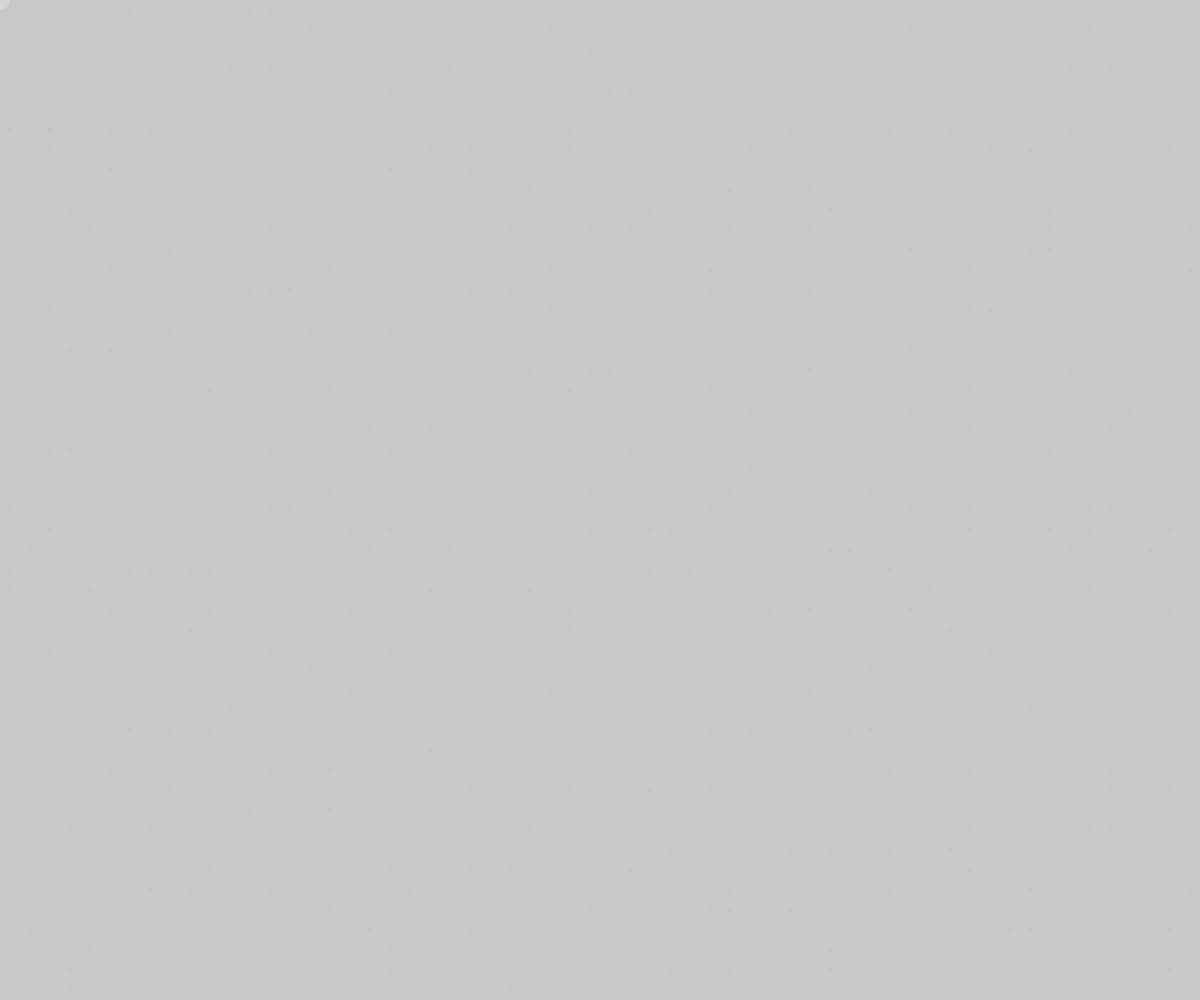
Frame 1 (no input)
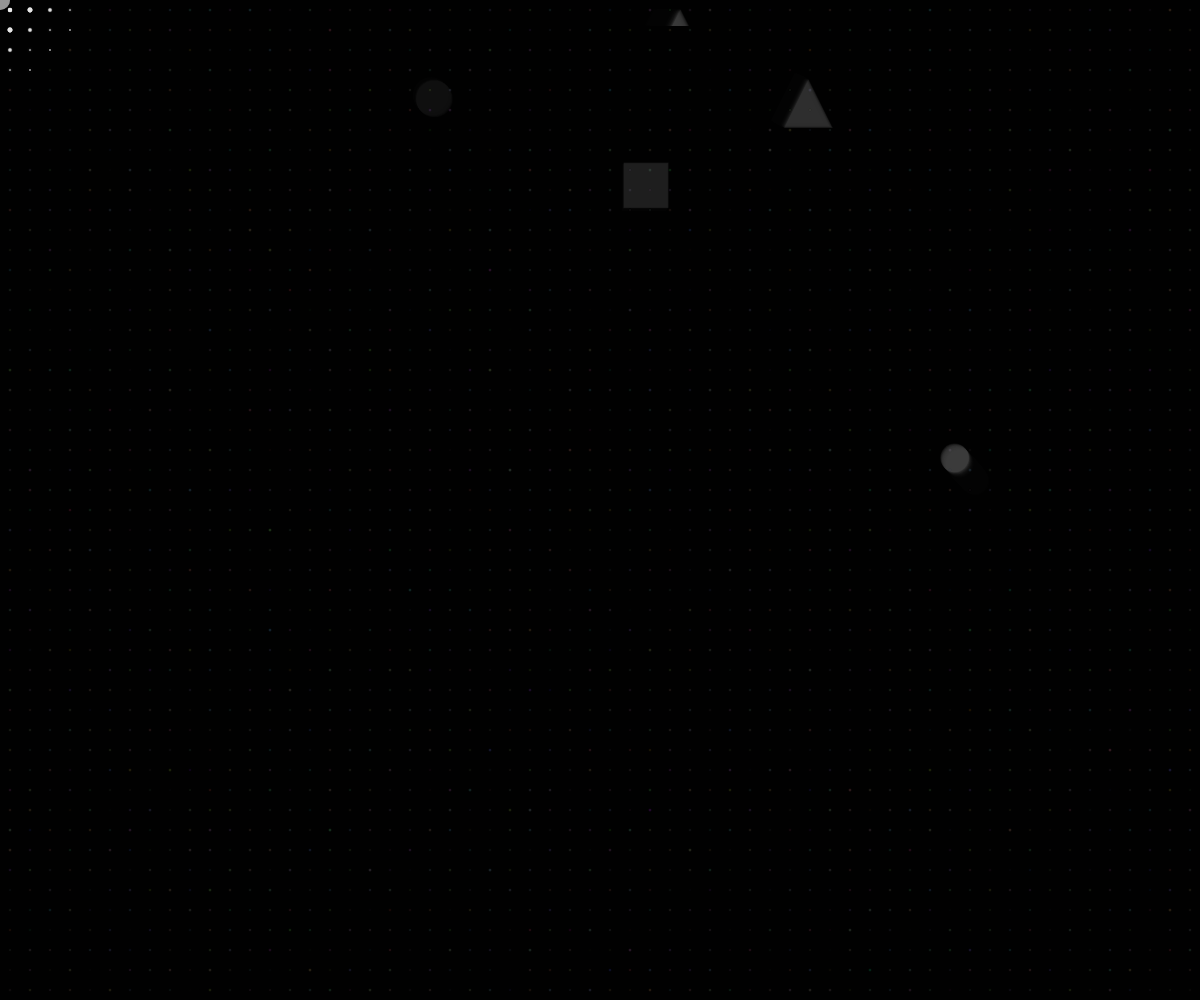
Frame 60 (no input)
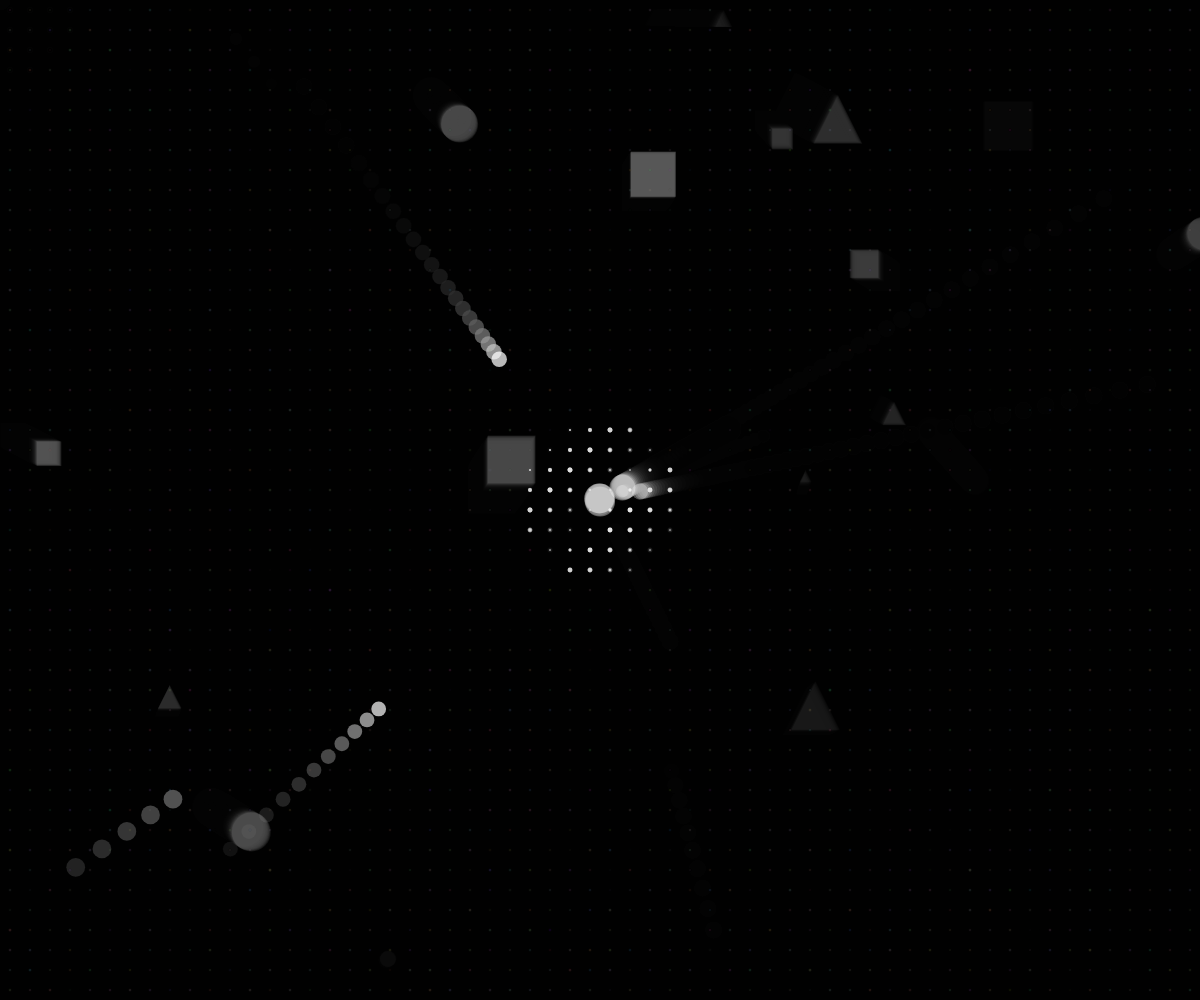
Frame 120 (the mouse pressed at the canvas centre since frame 60)

The p5.js sketch that drew these frames (run headless with seeded random() and noise() and a simulated clock; from frame 60 on, the mouse is pressed at the canvas centre):

// p5.js sketch
// ── sketch.js
/*
Before we start, we need to declare the necessary variables in advance
*/
let circleX = 0; // The x-coordinate of the circle that follows the mouse
let circleY = 0; // The y-coordinate of the circle that follows the mouse
let mouseDelay = 0.1; // Mouse delay, which ensures that the circle following the mouse appears to have an inertia when it moves
let initialDiameter = 20; // The initial diameter of the circle following the mouse
let currentDiameter = initialDiameter; 
/* As the mouse is long pressed, the diameter of 
the circle will gradually increase, 
but we need a default value, 
otherwise the circle will not be displayed when the code starts running
*/
let maxDiameter = 100; // This will ensure that the diameter of the circle does not keep increasing
let shaking = false; // Determine if the mouse is pressed
let shakeStrength = 0; // The shake strength of the current circle, the default is 0
let maxShakeStrength = 100; // maximum shaking intensity when the mouse is long pressed
let shakeSpeed = 2; // shaking speed for the circle
let lastShakeTime = 0; // Increase the shaking strength by counting the mouse pressed length, return to 0 on mouse release
let defaultOpacity = 60; // The default opacity of the circle
let currentOpacity ; // The opacity increases as mouse being long pressed
let maxOpacity = 225; // The maximum opacity of the circle
let flowSpeed; // This controls the speed at which the background around the mouse evolves with sine function
let circles = []; // This is responsible for storing the circle generated at the random position when mouse is long pressed
let lastCircleTime = 0; // The time when the last circle was generated
let circleInterval = 100; //Time interval (milliseconds) to generate random circles on mouse hold
let pressStartTime;//The number of circles generated when the mouse is released is determined by the time length when the mouse is long pressed
let shapes = [];//Used to store shapes floating on the background
let frameCounter = 0;//Determine when to draw a new shape by counting frames
let spawnSpeed;//The smaller the number is, the faster shapes are generated

class Shape {//This class is used for drawing shapes that float on the background
    constructor(x, y, size, shape) {
        this.x = x;
        this.y = y;
        this.size = size;
        this.shape = shape;
        this.opacity = 0; // Set initial opacity to 0
        this.maxOpacity = random(15,30); // The maximum opacity of the shapes are random values in this interval
        this.fading = false; // This is used to determine if the shape should fade out
        this.xSpeed = random(-0.8, 0.8);//Floating speed of the shapes
        this.ySpeed = random(-0.8, 0.8);
    }

    update() {
        this.x += this.xSpeed;
        this.y += this.ySpeed;
        if (!this.fading) { // If fading is false
            if (this.opacity < this.maxOpacity) { // and when the opacity haven't reached the maximum
                this.opacity += 0.4; // increase opacity to create a fade-in look
            } else { // If the opacity have reached the maximum
                this.fading = true; // Set fading to true
            }
        } else { // If fading is true
            this.opacity -= 0.25; // decrease opacity to create a fade-out look
        }
    }
/*
This determines what the generated shape might look like
*/
    draw() {
        if (this.opacity > 0) {//This makes sure that non-visible shapes will not be generated, which boosts performance
            fill(255, this.opacity);
            if (this.shape === 'circle') {
                ellipse(this.x, this.y, this.size);
            } else if (this.shape === 'square') {
                rect(this.x - this.size/2, this.y - this.size/2, this.size, this.size);
            }else if (this.shape === 'triangle') {
                triangle(this.x, this.y - this.size/2, this.x - this.size/2, this.y + this.size/2, this.x + this.size/2, this.y + this.size/2);
            }
              
        }
    }
}


/*
This part is used for the circles generated at the mouse position 
and moved to a random position on the canvs when the mouse is released.
Or the other way around.
The following content gives the circle x, y coordinates, size and opacity
*/

class shootingCircles{
    constructor(x,y,size,opacity){
        this.x=x;
        this.y=y;
        this.size=size;
        this.opacity=opacity;
    }
 
    update(){
        this.opacity-=2//This ensures that the opacity of each circle decreases at the same rate
 
        if(shaking){//shaking will be set to true when mouse is pressed
            this.x=lerp(this.x,mouseX,.05);//Circles will be drawn from random positions on the canvas to the mouse position
            this.y=lerp(this.y,mouseY,.05);//Using lerp can make the process look smoother
        }else{//When mouse is released
            this.x=lerp(this.x,this.targetX,.05);
            this.y=lerp(this.y,this.targetY,.05);//These circles will be drawn from the mouse position to any position on the canvas
        }
    }
 
    draw(){
        if(this.opacity>0){//This boosts performance by not drawing invisible circles
        fill(255,this.opacity);
        ellipse(this.x,this.y,this.size);
        }
    }
}

function setup() {
    createCanvas(windowWidth, windowHeight); 
    frameRate=(60); // Constant frame rate ensures a stable experience
    noStroke(); 
    noCursor(); // Hiding the mouse cursor increases immersion
    print("Designed By GASP3D4L");
    print("The P0W3R Punch");
}

function draw() {

    background(0,55); //The alpha value adds a sort of motion blur to the movements
    let spaceBetween=20; //This sets the node-to-node distance on the starry background
    /*
    Through nesting, every node at an interval of 20
    on the entire canvas is marked once, 
    in order to prepare for drawing a circle at each marked node, 
    which also facilitates the adaptive change of the matrix with the canvas
    */
    for(let horizontal=spaceBetween/2;horizontal<width;horizontal+=spaceBetween){
        for(let vertical=spaceBetween/2;vertical<height;vertical+=spaceBetween){

            let d=dist(mouseX,mouseY,horizontal,vertical);//Within a certain range of the mouse position, these nodes can be more obvious
            if(d<=80){
                let transparency=map(d,0,80,200,130);//opacity change adds a bit more detail
                fill(255,transparency);
                
                let flowRadius=3+2*sin(frameCount*flowSpeed+horizontal+vertical);//This creates a wave-like motion when sine function is tied to the circle diameter 
                ellipse(horizontal,vertical,flowRadius);
            }else{
                let transparency=map(noise(horizontal*2,vertical*2,frameCount*0.03),0 ,1 ,0 ,20 );//noise can make the nodes outside the range flicker softer
                fill(random(255),random(255),random(255),transparency);
                ellipse(horizontal,vertical ,3 );
            }
 
        }
    }
    /*
    This code uses content from this page: https://editor.p5js.org/allison.parrish/sketches/SkmvU2ukM
    Its effect is to modify the size of each circle by mouse distance, 
    I think this achieves the appearance of drawing a matrix over the background. 
    At the same time, the distance from the to the mouse position can be mapped in an if condition to achieve the effect of highlighting the area around the mouse.
    I added an if judgment, so that only the matrix with a certain distance around the mouse has greater opacity and size,
    I also adds an opacity change based on the distance towards the mouse position within them to add a bit more detail.
    */
    frameCounter++;
    if (frameCounter % spawnSpeed === 0) {
        /*
        The shapes floating on the background 
        will randomly choose from one of these options every time
        */
        let newShape = new Shape(random(width), random(height), random(10, 50), random(['circle', 'square', 'triangle']));
        shapes.push(newShape);
    }

    for (let i = shapes.length - 1; i >= 0; i--) {
        let shape = shapes[i];
        shape.update();
        shape.draw();
        if (shape.opacity <= 0) {//When the shape is invisible, the corresponding object will be deleted from the previous array, which improves performance
            shapes.splice(i, 1);
        }
    }
  
    for(let i=0;i<circles.length;i++){
        let shootingCircles=circles[i];
        shootingCircles.update();
        shootingCircles.draw();
 
        if(shootingCircles.opacity<=0){//When the circle is invisible, the corresponding object will be deleted from the previous array, which improves performance
            circles.splice(i ,1 )
            i=i--
        }
    }
 
    if(shaking == true){
        let timeDifference=(millis()-lastShakeTime)/1000;//Subtract the time of the last shaking from the timer to get a time difference and convert it to seconds
        shakeStrength=min(shakeStrength+timeDifference*shakeSpeed,maxShakeStrength);//This allows the shake strength to increase as mouse hold, also preventing it to become too strong
        lastShakeTime=millis();//update last shake time
        currentDiameter = min(currentDiameter+=timeDifference*10, maxDiameter);//Increasing the diameter without exceeding the max diameter
        circleX=mouseX+random(-shakeStrength ,shakeStrength );
        circleY=mouseY+random(-shakeStrength ,shakeStrength );//The position of the circle is affected by the shaking strength, making it looks like shaking
        currentOpacity=min(currentOpacity+=0.8,maxOpacity);//Increasing the opacity without exceeding the max opacity
        flowSpeed=0.25;//When the mouse is long pressed, the speed of the waves around the mouse will also increase
        spawnSpeed=5;
 
    }else{
        circleX+=(mouseX-circleX)*mouseDelay;
        circleY+=(mouseY-circleY)*mouseDelay;
        currentDiameter-=2;
        if(currentDiameter<=initialDiameter){
            currentDiameter=initialDiameter;
        }
        currentOpacity=defaultOpacity;
        flowSpeed=0.1;
        spawnSpeed=10;
    }
    fill(255,currentOpacity);
    ellipse(circleX,circleY,min(currentDiameter,maxDiameter));
    /*
    When the mouse is no longer long-pressed, shaking will be set to false,
    The circle will simply follow the mouse position with a delay to create
    a sense of inertia, and its size and opacity of the circle, and the fluid 
    evolution speed of the area will all return to the default value
    */
    if(shaking&&millis()-lastCircleTime>=circleInterval){//When the mouse is pressed and the previously set time interval has elapsed
        let newCircle=new shootingCircles(random(width),random(height),random(10 ,30 ),random(230))//Generate a new circle with random position, size and opacity
        circles.push(newCircle)//Add this circle to the circles array
        lastCircleTime=millis()//Record the time when the circle is generated
    }
}

function mousePressed() {
    pressStartTime=millis();//Record the time when the mouse is pressed
    lastShakeTime=millis();
    shaking=true;//Set shaking to true
    currentDiameter=initialDiameter;//Reset the size of the main circle to default
}

function mouseReleased() {
    shaking=false;//Set shaking to false
    shakeStrength=0;//Reset the shake strength of the main circle to default
    currentOpacity=defaultOpacity;//Reset the opacity of the main circle to default
 
    let pressDuration=millis()-pressStartTime;//The mouse hold duration is obtained by subtracting the mouse pressed start time from the mouse released time
    let numCircles=map(pressDuration ,200 ,5000 ,1 ,60 );//The longer this duration is, the more circles are generated
    for(let i=0;i<numCircles;i++){
        let newCircle=new shootingCircles(mouseX, mouseY ,random(10 ,30 ),random(230));//The generated circles will be placed at the mouse position
        newCircle.targetX=random(width);
        newCircle.targetY=random(height);//Their destination will be a random place on the canvas
        circles.push(newCircle);//This will add them to the circles array
    }
}

function windowResized() {
    resizeCanvas(windowWidth ,windowHeight ); // This will make the canvas size adaptive to the browser window size
}
